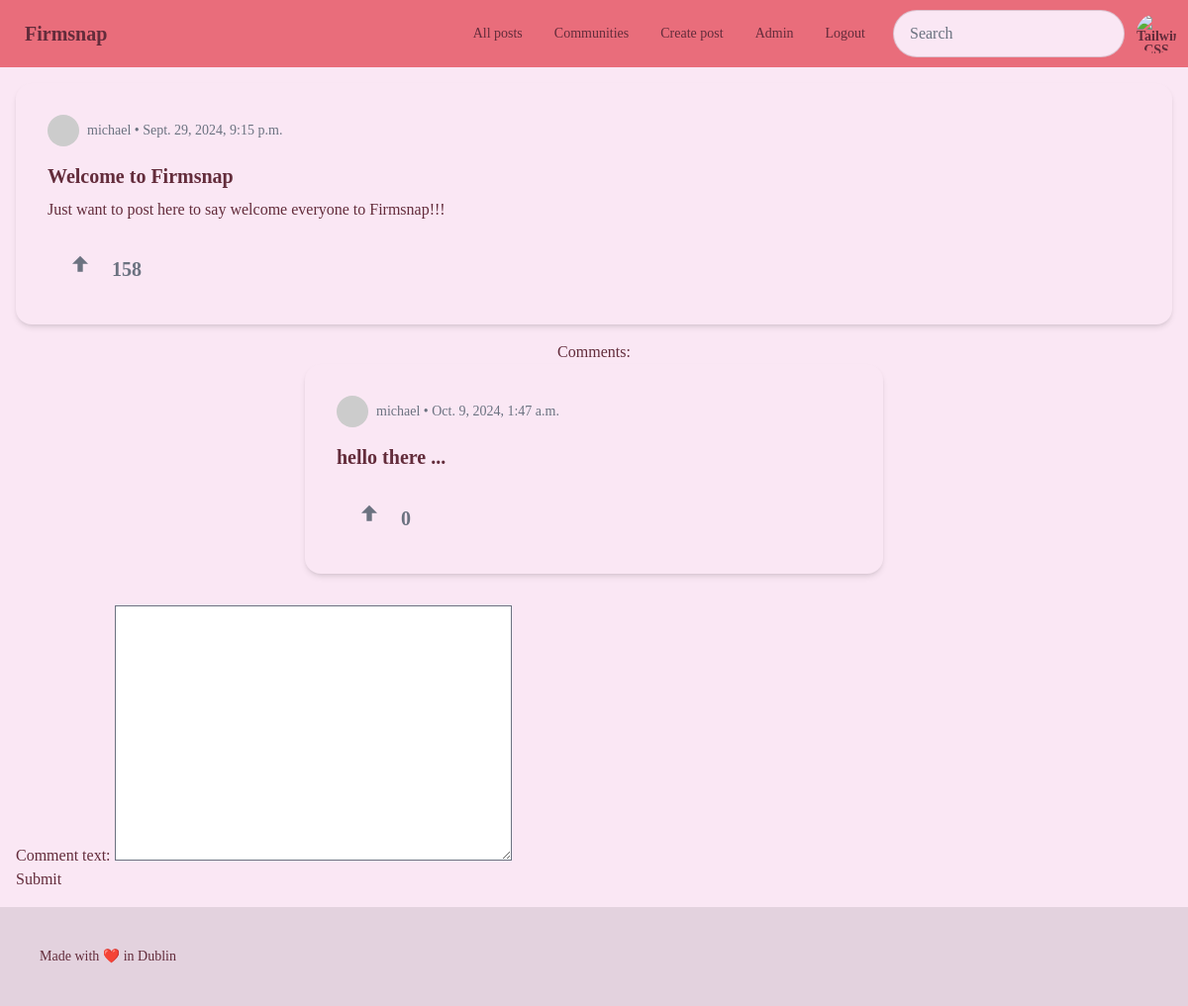
The page /app/post/1 (signed in) on the database its author committed.
### app/models.py (models this page shows, shortened)
class Post(models.Model):
    organisation_id = models.ForeignKey(Organisation, on_delete=models.CASCADE)
    user_id = models.ForeignKey(User, on_delete=models.CASCADE)
    post_title = models.CharField(max_length=200, default="Untitled Post")
    post_text = models.TextField(max_length=2000)
    pub_date = models.DateTimeField(auto_now_add=True)
    votes = models.IntegerField(default=0)

class User(AbstractUser):
    organisation_id = models.ForeignKey(
        Organisation, on_delete=models.CASCADE, null=True, blank=True
    )
    is_org_admin = models.BooleanField(default=False)
    is_active = models.BooleanField(default=True)

class Comment(models.Model):
    user_id = models.ForeignKey(User, on_delete=models.CASCADE)
    post_id = models.ForeignKey(Post, on_delete=models.CASCADE)
    organisation_id = models.ForeignKey(Organisation, on_delete=models.CASCADE)
    comment_text = models.TextField(max_length=2000)
    pub_date = models.DateTimeField(auto_now_add=True)
    votes = models.IntegerField(default=0)

### app/views.py (the view)
# urls.py: path("post/<int:post_id>", views.post_detail, name="post_detail"),
def post_detail(request, post_id):
    user = request.user
    post_obj = get_object_or_404(Post, id=post_id)
    if user.is_authenticated and user.organisation_id == post_obj.organisation_id:
        if request.method == "POST":
            comment_form = CommentCreationForm(request.POST)
            if comment_form.is_valid():
                new_comment = comment_form.save(commit=False)
                new_comment.user_id = user
                new_comment.post_id = Post.objects.get(pk=post_id)
                new_comment.organisation_id = user.organisation_id
                new_comment.save()
                return redirect("post_detail", post_id=post_id)
        else:
            comment_form = CommentCreationForm()
        list_of_comments = Comment.objects.filter(post_id=post_id)
        template = loader.get_template("app/post_detail.html")
        context = {
            "post_obj": post_obj,
            "list_of_comments": list_of_comments,
            "comment_form": comment_form,
            "post_id": post_id,
        }
        return HttpResponse(template.render(context, request))
    else:
        return redirect("login")

### app/forms.py
class CommentCreationForm(forms.ModelForm):
    class Meta:
        model = Comment
        fields = ["comment_text"]

### app/templates/app/post_detail.html (shortened to what this page needs)
{% extends 'app/base.html' %}
{% block content %}
  {% if post_obj %}
    <div class="card w-full bg-base-100 shadow-md mb-4">
      <div class="card-body">
        <div class="flex items-center mb-2">
          <div class="avatar">
            <div class="w-8 h-8 rounded-full">
              <img src="https://i.pravatar.cc/150?img=3" alt="User Avatar" />
            </div>
          </div>
          <span class="ml-2 text-sm text-gray-500">{{ post_obj.user_id.username }} • {{ post_obj.pub_date }}</span>
        </div>
        <h2 class="card-title">{{ post_obj.post_title }}</h2>
        <p>{{ post_obj.post_text }}</p>
        <div class="card-actions mt-4">
          <div class="flex space-x-2">
            <button class="btn btn-ghost text-gray-500 hover:text-green-500 flex items-center space-x-2">
              <svg xmlns="http://www.w3.org/2000/svg" class="h-8 w-8 inline" fill="currentColor" viewBox="0 0 24 24">
                <path d="M12 2l-6 6h4v6h4v-6h4z" />
              </svg>
              <span class="text-xl font-bold">{{ post_obj.votes }}</span>
            </button>
          </div>
        </div>
      </div>
    </div>
    <div class="flex flex-col items-center justify-center mb-4">
      <p>Comments:</p>
      {% for comment in list_of_comments %}
        <div class="card w-full sm:w-6/12 bg-base-100 shadow-md mb-4">
          <div class="card-body">
            <div class="flex items-center mb-2">
              <div class="avatar">
                <div class="w-8 h-8 rounded-full">
                  <img src="https://i.pravatar.cc/150?img=3" alt="User Avatar" />
                </div>
              </div>
              <span class="ml-2 text-sm text-gray-500">{{ comment.user_id.username }} • {{ comment.pub_date }}</span>
            </div>
            <h2 class="card-title">{{ comment.comment_text }}</h2>
            <div class="card-actions mt-4">
              <div class="flex space-x-2">
                <button class="btn btn-ghost text-gray-500 hover:text-green-500 flex items-center space-x-2">
                  <svg xmlns="http://www.w3.org/2000/svg" class="h-8 w-8 inline" fill="currentColor" viewBox="0 0 24 24">
                    <path d="M12 2l-6 6h4v6h4v-6h4z" />
                  </svg>
                  <span class="text-xl font-bold">{{ comment.votes }}</span>
                </button>
              </div>
            </div>
          </div>
        </div>
      {% endfor %}
    </div>
    <form action="{% url 'post_detail' post_id %}" method="post">
      {{ comment_form }}
      <input type="submit" value="Submit" />
    </form>
  {% else %}
    <p>Post not found</p>
  {% endif %}
{% endblock %}

### rows shown on the page
Post: user_id.username "michael", pub_date "Sept. 29, 2024, 9:15 p.m.", post_title "Welcome to Firmsnap", post_text "Just want to post here to say welcome everyone to Firmsnap!!!", votes "158"
Comment: user_id.username "michael", pub_date "Oct. 9, 2024, 1:47 a.m.", comment_text "hello there ...", votes "0"
